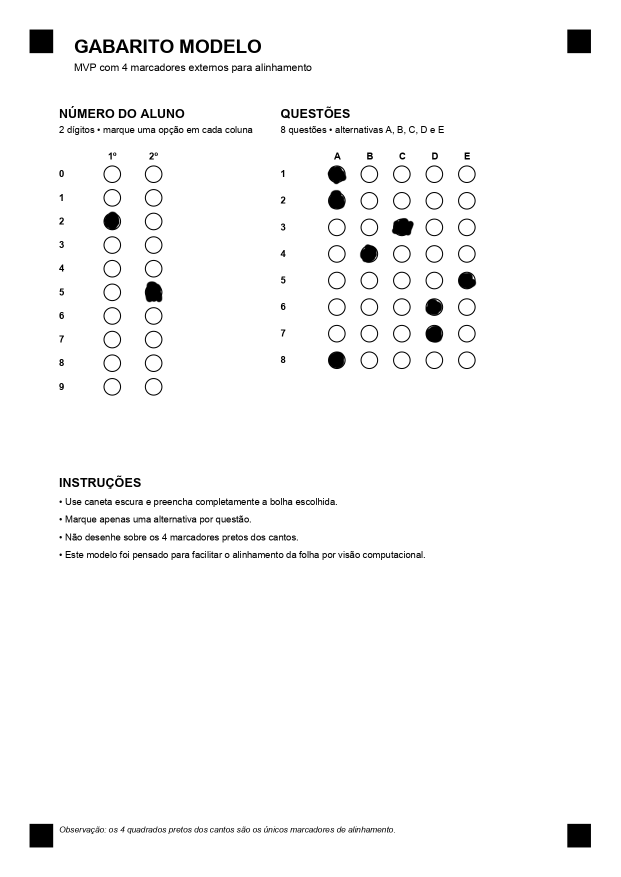
#> input picture scan_api/omr/gabarito.jpg, 1241 x 1754 px (shown at 1/2 size)
$ python -i align.py   (imports and definitions only)
#> lines starting #> are read from the running program, lines starting #| are printed output that depends on the picture; after the words box and inside, x2 and y2 are one past the last pixel; in counts of white or black regions, pixels touching at a corner belong together
import cv2
import numpy as np

from .layout import (
    MARKER_SIZE_MM,
    PAGE_HEIGHT_MM,
    PAGE_WIDTH_MM,
    READ_AREA_BOTTOM_MM,
    READ_AREA_LEFT_MM,
    READ_AREA_RIGHT_MM,
    READ_AREA_TOP_MM,
)


def distance(p1, p2):
    return np.linalg.norm(np.array(p1) - np.array(p2))


def _resize_for_detection(image, max_side=1200):
    h, w = image.shape[:2]
    longest = max(h, w)

    if longest <= max_side:
        return image, 1.0

    scale = max_side / float(longest)
    resized = cv2.resize(
        image,
        (int(w * scale), int(h * scale)),
        interpolation=cv2.INTER_AREA,
    )
    return resized, scale


def find_markers(image, debug=False):
    """
    Detecta os marcadores quadrados pretos da folha.
    A imagem recebida aqui ja pode estar reduzida para estabilizar fotos grandes
    de celular.
    """
    gray = cv2.cvtColor(image, cv2.COLOR_BGR2GRAY)
    blur = cv2.GaussianBlur(gray, (5, 5), 0)

    _, otsu = cv2.threshold(
        blur,
        0,
        255,
        cv2.THRESH_BINARY_INV + cv2.THRESH_OTSU,
    )

    adaptive = cv2.adaptiveThreshold(
        blur,
        255,
        cv2.ADAPTIVE_THRESH_GAUSSIAN_C,
        cv2.THRESH_BINARY_INV,
        41,
        8,
    )

    thresh = cv2.bitwise_or(otsu, adaptive)
    kernel = cv2.getStructuringElement(cv2.MORPH_RECT, (3, 3))
    thresh = cv2.morphologyEx(thresh, cv2.MORPH_CLOSE, kernel)

    contours, _ = cv2.findContours(
        thresh,
        cv2.RETR_EXTERNAL,
        cv2.CHAIN_APPROX_SIMPLE,
    )

    image_h, image_w = image.shape[:2]
    min_dim = min(image_h, image_w)
    min_marker_side = max(8, int(min_dim * 0.012))
    max_marker_side = max(35, int(min_dim * 0.10))
    min_area = max(80, min_marker_side * min_marker_side * 0.45)
    max_area = max_marker_side * max_marker_side

    markers = []

    for cnt in contours:
        area = cv2.contourArea(cnt)

        if area < min_area or area > max_area:
            continue

        x, y, w, h = cv2.boundingRect(cnt)

        if w == 0 or h == 0:
            continue

        aspect_ratio = w / float(h)
        extent = area / float(w * h)

        peri = cv2.arcLength(cnt, True)
        approx = cv2.approxPolyDP(cnt, 0.04 * peri, True)

        is_square_like = 0.65 < aspect_ratio < 1.45
        is_filled = extent > 0.45
        has_corners = 4 <= len(approx) <= 6
        valid_size = (
            min_marker_side <= w <= max_marker_side and min_marker_side <= h <= max_marker_side
        )

        if is_square_like and is_filled and has_corners and valid_size:
            markers.append(
                {
                    "center": (x + w / 2, y + h / 2),
                    "box": (x, y, w, h),
                    "area": area,
                }
            )

    return markers


def scale_markers(markers, scale):
    if scale == 1.0:
        return markers

    inv = 1.0 / scale
    scaled = []

    for marker in markers:
        cx, cy = marker["center"]
        x, y, w, h = marker["box"]
        scaled.append(
            {
                "center": (cx * inv, cy * inv),
                "box": (
                    int(round(x * inv)),
                    int(round(y * inv)),
                    int(round(w * inv)),
                    int(round(h * inv)),
                ),
                "area": marker["area"] * inv * inv,
            }
        )

    return scaled


def choose_corner_markers(markers, image_shape):
    """
    Escolhe marcadores extremos e mantem a ordem:
    top-left, top-right, bottom-right, bottom-left.
    """
    points = np.array([m["center"] for m in markers], dtype="float32")

    sums = points[:, 0] + points[:, 1]
    diffs = points[:, 0] - points[:, 1]

    indexes = [
        int(np.argmin(sums)),
        int(np.argmax(diffs)),
        int(np.argmax(sums)),
        int(np.argmin(diffs)),
    ]

    if len(set(indexes)) < 4:
        h, w = image_shape[:2]
        corners = {
            "top_left": (0, 0),
            "top_right": (w, 0),
            "bottom_right": (w, h),
            "bottom_left": (0, h),
        }

        selected = []
        used = set()
        for corner_point in corners.values():
            ordered = sorted(
                enumerate(markers),
                key=lambda item: distance(item[1]["center"], corner_point),
            )
            for idx, marker in ordered:
                if idx not in used:
                    used.add(idx)
                    selected.append(marker)
                    break
    else:
        selected = [markers[i] for i in indexes]

    source_points = np.array([marker["center"] for marker in selected], dtype="float32")

    selected_by_name = {
        "top_left": selected[0],
        "top_right": selected[1],
        "bottom_right": selected[2],
        "bottom_left": selected[3],
    }

    return source_points, selected_by_name


def marker_destination_points(output_width, output_height):
    half = MARKER_SIZE_MM / 2

    points_mm = [
        (READ_AREA_LEFT_MM + half, READ_AREA_TOP_MM + half),
        (READ_AREA_RIGHT_MM - half, READ_AREA_TOP_MM + half),
        (READ_AREA_RIGHT_MM - half, READ_AREA_BOTTOM_MM - half),
        (READ_AREA_LEFT_MM + half, READ_AREA_BOTTOM_MM - half),
    ]

    return np.array(
        [
            [
                x_mm * output_width / PAGE_WIDTH_MM,
                y_mm * output_height / PAGE_HEIGHT_MM,
            ]
            for x_mm, y_mm in points_mm
        ],
        dtype="float32",
    )


def align_sheet(image, output_width=600, output_height=800, debug=False):
    """
    Alinha a folha usando os 4 marcadores quadrados pretos.
    Os marcadores nao ficam nos cantos da pagina; por isso eles sao mapeados
    para suas coordenadas fisicas no template A4, e nao para os cantos da imagem.
    """
    detection_image, scale = _resize_for_detection(image)
    markers = scale_markers(find_markers(detection_image, debug=debug), scale)

    if len(markers) < 4:
        raise ValueError(
            f"Nao foi possivel detectar 4 marcadores quadrados. Detectados: {len(markers)}"
        )

    source_points, selected = choose_corner_markers(markers, image.shape)
    destination_points = marker_destination_points(output_width, output_height)

    matrix = cv2.getPerspectiveTransform(source_points, destination_points)

    aligned = cv2.warpPerspective(
        image,
        matrix,
        (output_width, output_height),
        borderMode=cv2.BORDER_CONSTANT,
        borderValue=(255, 255, 255),
    )

    if debug:
        debug_img = image.copy()

        for i, marker in enumerate(markers):
            x, y, w, h = marker["box"]
            cv2.rectangle(debug_img, (x, y), (x + w, y + h), (255, 0, 0), 2)
            cv2.putText(
                debug_img,
                str(i),
                (x, y - 5),
                cv2.FONT_HERSHEY_SIMPLEX,
                0.5,
                (0, 0, 255),
                1,
            )

        for name, marker in selected.items():
            x, y, w, h = marker["box"]
            cv2.rectangle(debug_img, (x, y), (x + w, y + h), (0, 255, 255), 3)
            cv2.putText(
                debug_img,
                name,
                (x, y + h + 15),
                cv2.FONT_HERSHEY_SIMPLEX,
                0.45,
                (0, 255, 255),
                1,
            )

        cv2.imwrite("debug_markers.jpg", debug_img)
        cv2.imwrite("debug_aligned.jpg", aligned)

    return aligned

>>> import cv2
>>> picture = cv2.imread('../gabarito.jpg')
#> picture is the input picture: shape (1754, 1241, 3); min 0, max 255, mean 248.2
>>> result = align_sheet(picture)
#> in align_sheet, `detection_image, scale = _resize_for_detection(image)`: scale = 0.684
#> in find_markers, `_, otsu = cv2.threshold( blur, 0, 255, cv2.THRESH_BINARY_INV + cv2.THR..`:
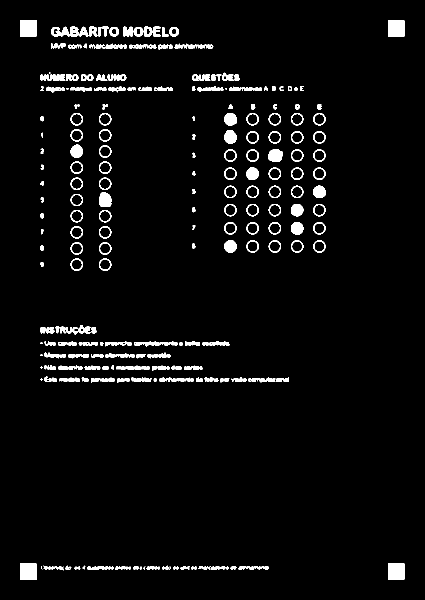
#> otsu: shape (1200, 849) (shown at 1/2 size); 3.9% white; 211 white regions (9 under 20 px), largest, box (x1, y1, x2, y2) and area: (40, 40, 73, 73) 1088, (776, 40, 809, 73) 1088, (40, 1127, 73, 1160) 1088
#> in find_markers, `adaptive = cv2.adaptiveThreshold( blur, 255, cv2.ADAPTIVE_THRESH_GAUSS..`:
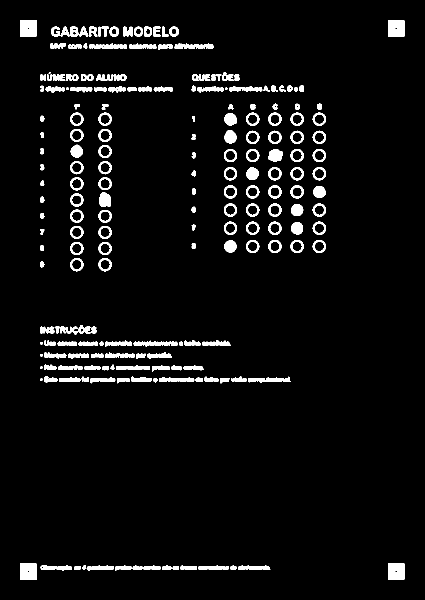
#> adaptive: shape (1200, 849) (shown at 1/2 size); 4.9% white; 205 white regions (1 under 20 px), largest, box (x1, y1, x2, y2) and area: (40, 40, 73, 73) 1077, (776, 40, 809, 73) 1077, (40, 1127, 73, 1160) 1077
#> in find_markers, `thresh = cv2.morphologyEx(thresh, cv2.MORPH_CLOSE, kernel)`:
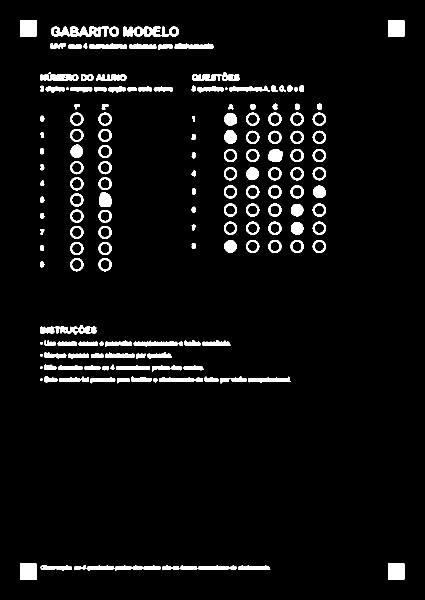
#> thresh: shape (1200, 849) (shown at 1/2 size); 5.2% white; 163 white regions (1 under 20 px)
#> in find_markers, `contours, _ = cv2.findContours( thresh, cv2.RETR_EXTERNAL, cv2.CHAIN_A..`: contours = 163 contours, 7 with area under 20; largest, box (x1, y1, x2, y2) and area: (246, 53, 358, 73) 1465, (102, 53, 218, 74) 1432, (81, 650, 193, 670) 1136, (776, 1127, 809, 1160) 1024, (40, 1127, 73, 1160) 1024
#> the loop in find_markers, `for cnt in contours:` made 163 passes
#> (area, x, y, w, h, aspect_ratio, extent, peri) on passes 1 to 3: (384, 476, 1131, 65, 9, 7.22, 0.656, 147.6), (873.5, 324, 1130, 149, 10, 14.9, 0.586, 352.6), (1015, 148, 1130, 173, 12, 14.42, 0.489, 415.6)
#> the loop in scale_markers, `for marker in markers:` made 29 passes
#> in align_sheet, `aligned = cv2.warpPerspective( image, matrix, (output_width, output_he..`:
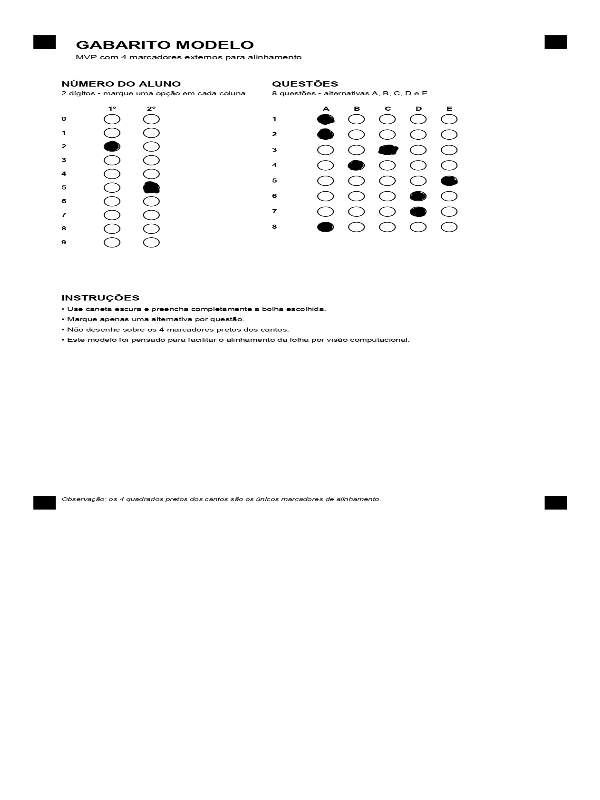
#> aligned: shape (800, 600, 3); min 0, max 255, mean 250.7
